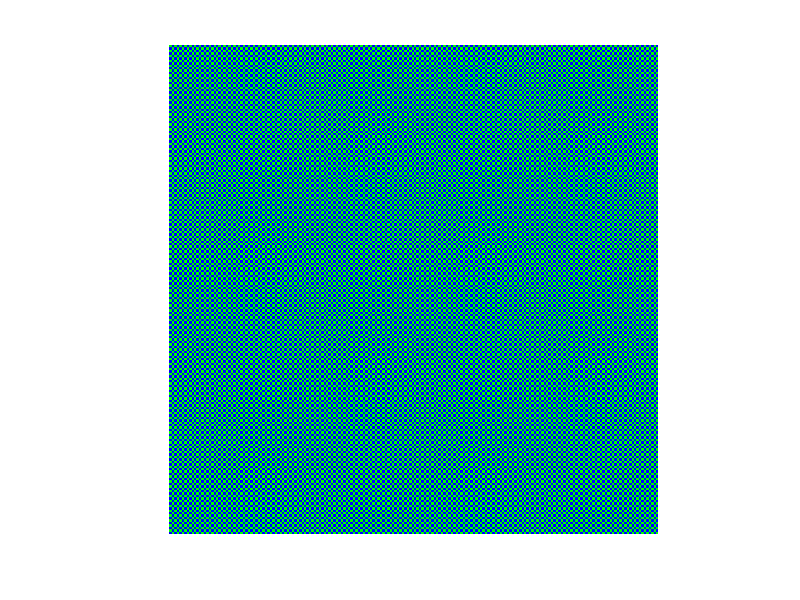

The MATLAB source for this figure:
L1 = zeros(200);
L1(1:2:end, 1:2:end, 2) = 1;
L1(2:2:end, 2:2:end, 2) = 1;
L1(:, :, 3) = 1 - L1(:, :, 2);
%L1(2:2:end, 1:2:end, 3) = 1; %same as line no. 4
%L1(1:2:end, 2:2:end, 3) = 1;
figure
imshow(L1, 'InitialMagnification', 'fit')